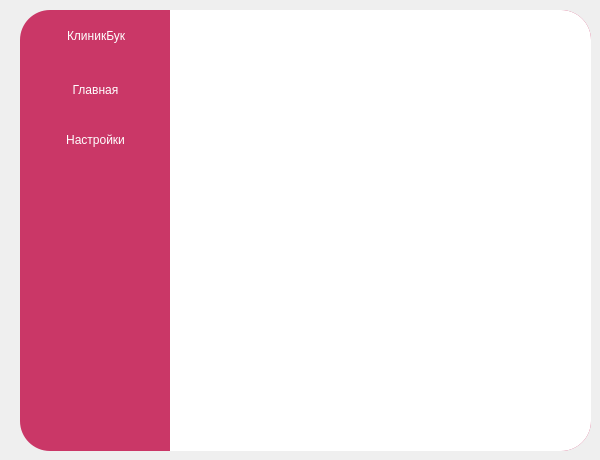
<?xml version="1.0" encoding="UTF-8"?>
<ui version="4.0">
 <class>MainWindow</class>
 <widget class="QWidget" name="MainWindow">
  <property name="geometry">
   <rect>
    <x>0</x>
    <y>0</y>
    <width>600</width>
    <height>460</height>
   </rect>
  </property>
  <property name="windowTitle">
   <string>Form</string>
  </property>
  <widget class="QFrame" name="MainBackground">
   <property name="enabled">
    <bool>true</bool>
   </property>
   <property name="geometry">
    <rect>
     <x>20</x>
     <y>10</y>
     <width>571</width>
     <height>441</height>
    </rect>
   </property>
   <property name="styleSheet">
    <string notr="true">QFrame {
	height:100%; margin:0;
	background-color: #ca3767;
	border-radius: 30px;
}</string>
   </property>
   <property name="frameShape">
    <enum>QFrame::StyledPanel</enum>
   </property>
   <property name="frameShadow">
    <enum>QFrame::Raised</enum>
   </property>
   <widget class="QFrame" name="MainFrame_2">
    <property name="enabled">
     <bool>true</bool>
    </property>
    <property name="geometry">
     <rect>
      <x>510</x>
      <y>0</y>
      <width>61</width>
      <height>441</height>
     </rect>
    </property>
    <property name="cursor">
     <cursorShape>ArrowCursor</cursorShape>
    </property>
    <property name="mouseTracking">
     <bool>false</bool>
    </property>
    <property name="tabletTracking">
     <bool>false</bool>
    </property>
    <property name="focusPolicy">
     <enum>Qt::NoFocus</enum>
    </property>
    <property name="contextMenuPolicy">
     <enum>Qt::DefaultContextMenu</enum>
    </property>
    <property name="acceptDrops">
     <bool>false</bool>
    </property>
    <property name="styleSheet">
     <string notr="true">QFrame {
	border: 0;
	background-color: rgb(255, 255, 255);
	border-radius: 30px; 
}</string>
    </property>
    <property name="inputMethodHints">
     <set>Qt::ImhNone</set>
    </property>
    <property name="frameShape">
     <enum>QFrame::NoFrame</enum>
    </property>
    <property name="frameShadow">
     <enum>QFrame::Raised</enum>
    </property>
   </widget>
   <widget class="QFrame" name="LogoType">
    <property name="geometry">
     <rect>
      <x>10</x>
      <y>10</y>
      <width>31</width>
      <height>31</height>
     </rect>
    </property>
    <property name="styleSheet">
     <string notr="true">QFrame {
	background-color: rgba(255, 255, 255, 0);
	image: url(:/appIcon.png);
}</string>
    </property>
    <property name="frameShape">
     <enum>QFrame::StyledPanel</enum>
    </property>
    <property name="frameShadow">
     <enum>QFrame::Raised</enum>
    </property>
   </widget>
   <widget class="QLabel" name="TextLogoType">
    <property name="geometry">
     <rect>
      <x>47</x>
      <y>15</y>
      <width>101</width>
      <height>21</height>
     </rect>
    </property>
    <property name="styleSheet">
     <string notr="true">QFrame {
	background-color: 0;
	color: white;
	font: 500 12pt &quot;Montserrat Medium&quot;;	
}
</string>
    </property>
    <property name="text">
     <string>КлиникБук</string>
    </property>
   </widget>
   <widget class="QFrame" name="MainFrame">
    <property name="enabled">
     <bool>true</bool>
    </property>
    <property name="geometry">
     <rect>
      <x>150</x>
      <y>0</y>
      <width>391</width>
      <height>481</height>
     </rect>
    </property>
    <property name="autoFillBackground">
     <bool>false</bool>
    </property>
    <property name="styleSheet">
     <string notr="true">QFrame {
	background-color: white;
	border: 0;
	border-radius: 0;
}</string>
    </property>
    <property name="locale">
     <locale language="Russian" country="Russia"/>
    </property>
    <property name="inputMethodHints">
     <set>Qt::ImhHiddenText</set>
    </property>
    <property name="frameShape">
     <enum>QFrame::StyledPanel</enum>
    </property>
    <property name="frameShadow">
     <enum>QFrame::Raised</enum>
    </property>
   </widget>
   <widget class="QWidget" name="verticalLayoutWidget">
    <property name="geometry">
     <rect>
      <x>0</x>
      <y>40</y>
      <width>151</width>
      <height>371</height>
     </rect>
    </property>
    <layout class="QVBoxLayout" name="verticalLayout" stretch="0,0,0,0,0">
     <property name="spacing">
      <number>0</number>
     </property>
     <property name="sizeConstraint">
      <enum>QLayout::SetDefaultConstraint</enum>
     </property>
     <property name="leftMargin">
      <number>10</number>
     </property>
     <property name="rightMargin">
      <number>10</number>
     </property>
     <property name="bottomMargin">
      <number>0</number>
     </property>
     <item>
      <spacer name="verticalSpacer_2">
       <property name="orientation">
        <enum>Qt::Vertical</enum>
       </property>
       <property name="sizeType">
        <enum>QSizePolicy::Fixed</enum>
       </property>
       <property name="sizeHint" stdset="0">
        <size>
         <width>20</width>
         <height>20</height>
        </size>
       </property>
      </spacer>
     </item>
     <item>
      <widget class="QPushButton" name="HomeButton">
       <property name="styleSheet">
        <string notr="true">QPushButton {
	color: white;
	border: 0;
	height: 40;
}

QPushButton:hover {
	color: black;
	background-color: white;
	border: 2px solid white;
}

</string>
       </property>
       <property name="text">
        <string>Главная</string>
       </property>
      </widget>
     </item>
     <item>
      <spacer name="verticalSpacer_3">
       <property name="orientation">
        <enum>Qt::Vertical</enum>
       </property>
       <property name="sizeType">
        <enum>QSizePolicy::Fixed</enum>
       </property>
       <property name="sizeHint" stdset="0">
        <size>
         <width>20</width>
         <height>10</height>
        </size>
       </property>
      </spacer>
     </item>
     <item>
      <widget class="QPushButton" name="SettingButton">
       <property name="styleSheet">
        <string notr="true">QPushButton {
	color: white;
	border: 0;
	height: 40;
}

QPushButton:hover {
	color: black;
	background-color: white;
	border: 2px solid white;
}

</string>
       </property>
       <property name="text">
        <string>Настройки</string>
       </property>
      </widget>
     </item>
     <item>
      <spacer name="verticalSpacer">
       <property name="orientation">
        <enum>Qt::Vertical</enum>
       </property>
       <property name="sizeHint" stdset="0">
        <size>
         <width>20</width>
         <height>40</height>
        </size>
       </property>
      </spacer>
     </item>
    </layout>
   </widget>
  </widget>
 </widget>
 <resources>
  <include location="source.qrc"/>
 </resources>
 <connections/>
</ui>
